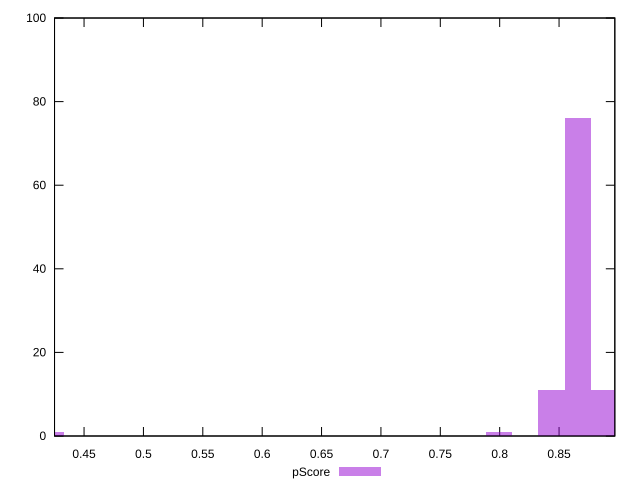

Here is the gnuplot script that generated this plot:
reset

$pScore <<EOF
0.4218885925081758 1
0.8659818477799398 76
0.8437771850163516 11
0.7993678594891752 1
0.888186510543528 11
EOF

set key outside below
set boxwidth 0.0222046627635882
set xrange [0.4251405090920818:0.8969614961181573]
set yrange [0:100]
set trange [0:100]
set style fill transparent solid 0.5 noborder
set terminal svg size 640, 490 enhanced background rgb 'white'
set output "report_00012_2021-02-09T11:01:39.952Z/first-contentful-paint/samples/pages+cached/pScore/histogram.svg"

plot $pScore title "pScore" with boxes

reset
